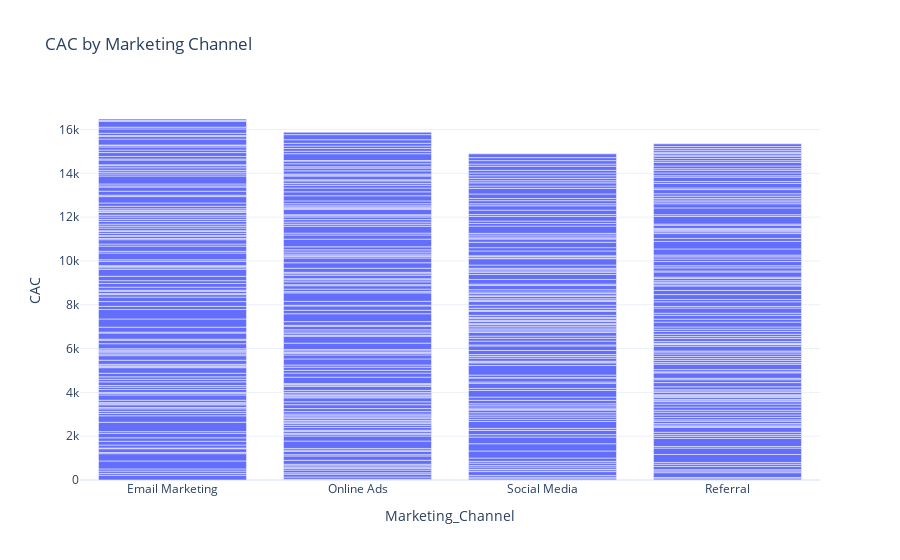

Notebook cell for this chart:
### Code cell
fig1 = px.bar(data, x='Marketing_Channel', y='CAC', title='CAC by Marketing Channel')
fig1.show()

### Figure 1 — Plotly figure (JSON) as saved in the notebook; plotly's stock layout.template omitted (floating-point values rounded to 4 significant figures; data arrays with more than 128 entries replaced by an {"elided": "..."} marker saying what was removed)
{"data": [{"alignmentgroup": "True", "hovertemplate": "Marketing_Channel=%{x}<br>CAC=%{y}<extra></extra>", "legendgroup": "", "marker": {"color": "#636efa", "pattern": {"shape": ""}}, "name": "", "offsetgroup": "", "orientation": "v", "showlegend": false, "textposition": "auto", "type": "bar", "x": {"elided": "500 str values"}, "xaxis": "x", "y": {"elided": "500 float values"}, "yaxis": "y"}], "layout": {"autosize": true, "barmode": "relative", "legend": {"tracegroupgap": 0}, "title": {"text": "CAC by Marketing Channel"}, "xaxis": {"anchor": "y", "autorange": true, "domain": [0, 1], "range": [-0.5, 3.5], "title": {"text": "Marketing_Channel"}, "type": "category"}, "yaxis": {"anchor": "x", "autorange": true, "domain": [0, 1], "range": [0, 17350.0], "title": {"text": "CAC"}, "type": "linear"}}}
